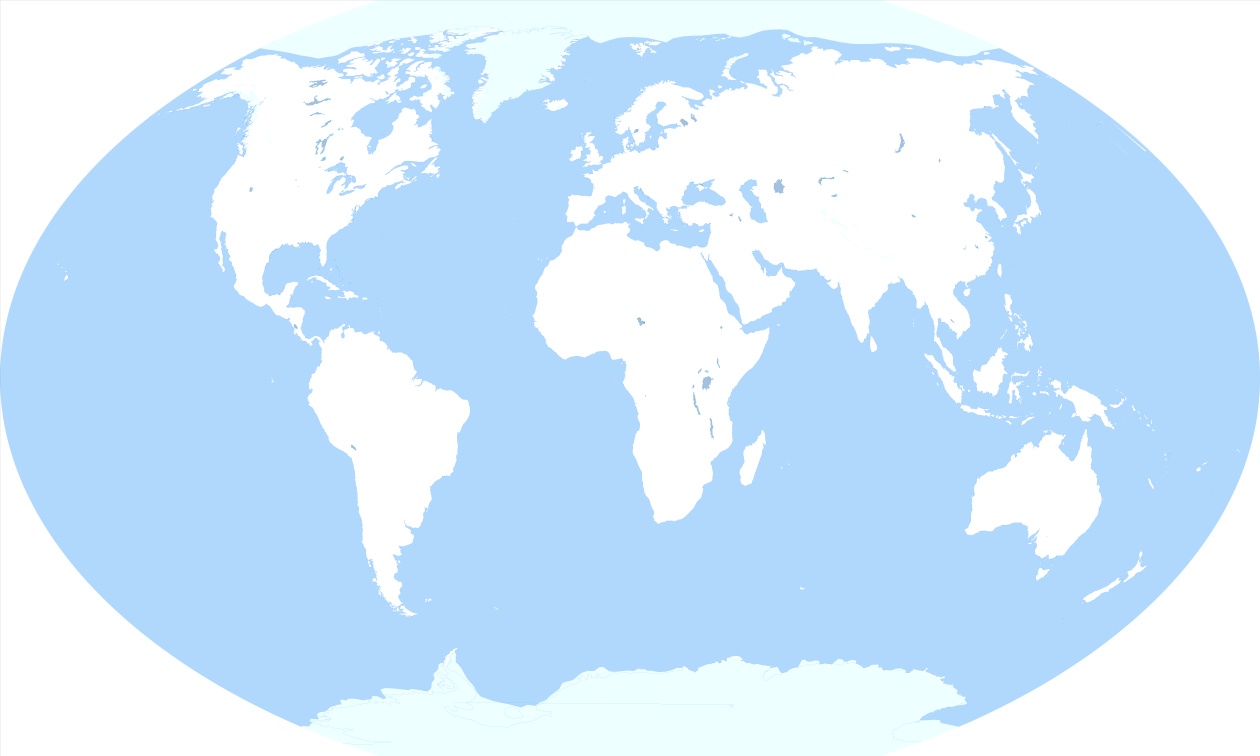
#> input picture projection-1_10.png, 2520 x 1512 px (shown at 1/2 size)
$ python PowersOfTwo.py ../projection-1_10.png   (Python 2 division)   (older library calls are emulated)
#> lines starting #> are read from the running program, lines starting #| are printed output that depends on the picture
# $Id: PowersOfTwo.py,v 1.3 2005/06/27 15:29:09 migurski Exp $

import math
from PIL import Image

chatty_default = False
efficient_default = True


def prepare(filename, chatty=chatty_default):
    """
    Prepare a large image for tiling.

    Load an image from a file. Resize the image so that it is square,
    with dimensions that are an even power of two in length (e.g. 512,
    1024, 2048, ...). Then, return it.
    """
#> called with filename = '../projection-1_10.png', chatty = True

    src = Image.open(filename)
#> src is the input picture: PIL image 2520x1512 RGBA; mean R, G, B, A 117, 140.8, 161, 160.8

    if chatty:
        print "original size: %s" % str(src.size)
#| original size: (2520, 1512)

    full_size = (1, 1)

    while full_size[0] < src.size[0] or full_size[1] < src.size[1]:
        full_size = (full_size[0] * 2, full_size[1] * 2)

    img = Image.new('RGBA', full_size)
#> img: PIL image 4096x4096 RGBA; every value is 0

    src.thumbnail(full_size, Image.ANTIALIAS)
    img.paste(src, (int((full_size[0] - src.size[0]) / 2), int((full_size[1] - src.size[1]) / 2)))
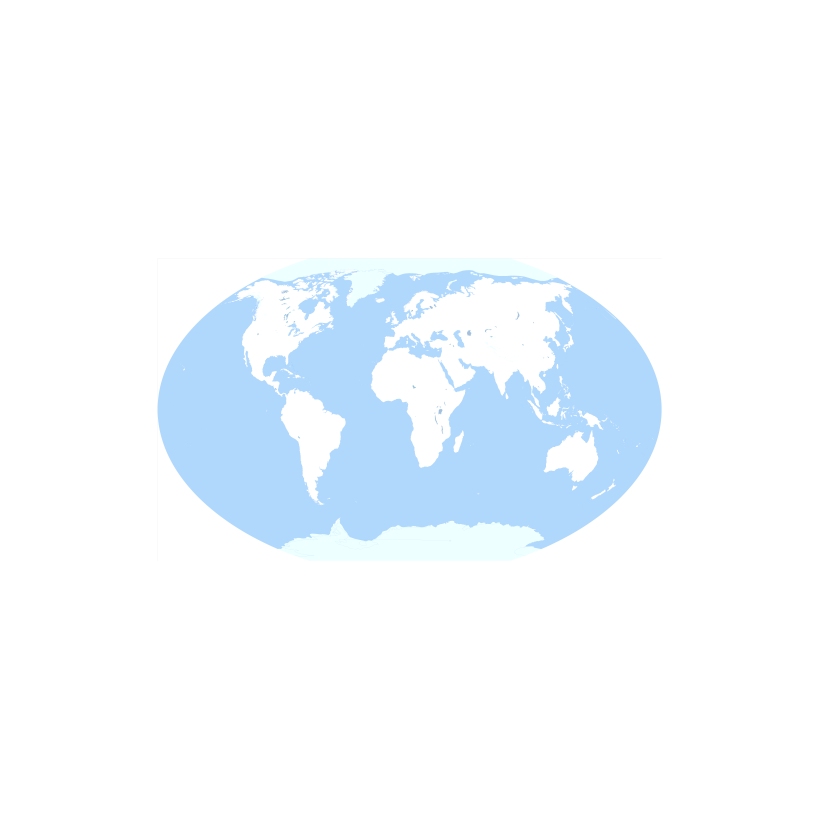
#> img: PIL image 4096x4096 RGBA (shown at 1/5 size); mean R, G, B, A 26.6, 32, 36.6, 36.5; transparent parts drawn white

    if chatty:
        print "full size: %s" % str(full_size)
#| full size: (4096, 4096)

    return img


def tile(im, level, quadrant=(0, 0), size=(256, 256), efficient=efficient_default, chatty=chatty_default):
    """
    Extract a single tile from a larger image.

    Given an image, a zoom level (int), a quadrant (column, row tuple;
    ints), and an output size, crop and size a portion of the larger
    image. If the given zoom level would result in scaling the image up,
    throw an error - no need to create information where none exists.
    """
#> called with level = 0, quadrant = (0, 0), size = (256, 256), efficient = True, chatty = True

    scale = int(math.pow(2, level))

    if efficient:
        # efficient: crop out the area of interest first, then scale and copy it

        inverse_size    = (float(im.size[0]) / float(size[0] * scale),     float(im.size[1]) / float(size[1] * scale))
#> inverse_size = (16, 16)
        top_left        = (int(quadrant[0] *  size[0] * inverse_size[0]),  int(quadrant[1] *  size[1] * inverse_size[1]))
#> top_left = (0, 0)
        bottom_right    = (int(top_left[0] + (size[0] * inverse_size[0])), int(top_left[1] + (size[1] * inverse_size[1])))
#> bottom_right = (4096, 4096)

        if inverse_size[0] < 1.0 or inverse_size[1] < 1.0:
            raise Exception('Requested zoom level (%d) is too high' % level)

        if chatty:
            print "crop(%s).resize(%s)" % (str(top_left + bottom_right), str(size))
#| crop((0, 0, 4096, 4096)).resize((256, 256))

        zoomed = im.crop(top_left + bottom_right).resize(size, Image.ANTIALIAS).copy()
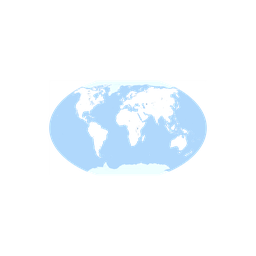
#> zoomed: PIL image 256x256 RGBA; mean R, G, B, A 32.1, 38.5, 43.9, 36.5; transparent parts drawn white
        return zoomed

    else:
        # inefficient: copy the whole image, scale it and then crop out the area of interest

        new_size        = (size[0] * scale,         size[1] * scale)
        top_left        = (quadrant[0] * size[0],   quadrant[1] * size[1])
        bottom_right    = (top_left[0] + size[0],   top_left[1] + size[1])

        if new_size[0] > im.size[0] or new_size[1] > im.size[1]:
            raise Exception('Requested zoom level (%d) is too high' % level)

        if chatty:
            print "resize(%s).crop(%s)" % (str(new_size), str(top_left + bottom_right))

        zoomed = im.copy().resize(new_size, Image.ANTIALIAS).crop(top_left + bottom_right).copy()
        return zoomed


def subdivide(img, level=0, quadrant=(0, 0), size=(256, 256), filename='tile-%d-%d-%d.jpg'):
    """
    Recursively subdivide a large image into small tiles.

    Given an image, a zoom level (int), a quadrant (column, row tuple;
    ints), and an output size, cut the image into even quarters and
    recursively subdivide each, then generate a combined tile from the
    resulting subdivisions. If further subdivision would result in
    scaling the image up, use tile() to turn the image itself into a
    tile.
    """

    if img.size[0] <= size[0] * math.pow(2, level):

        # looks like we've reached the bottom - the image can't be
        # subdivided further. # extract a tile from the passed image.
        out_img = tile(img, level, quadrant=quadrant, size=size)
        out_img.save(filename % (level, quadrant[0], quadrant[1]))

        print '.', '  ' * level, filename % (level, quadrant[0], quadrant[1])
        return out_img

    # haven't reach the bottom.
    # subdivide deeper, construct the current image out of deeper images.
    out_img = Image.new('RGBA', (size[0] * 2, size[1] * 2))
    out_img.paste(subdivide(img, level=(level + 1), quadrant=((quadrant[0] * 2) + 0, (quadrant[1] * 2) + 0), filename=filename), (0,       0      ))
    out_img.paste(subdivide(img, level=(level + 1), quadrant=((quadrant[0] * 2) + 0, (quadrant[1] * 2) + 1), filename=filename), (0,       size[1]))
    out_img.paste(subdivide(img, level=(level + 1), quadrant=((quadrant[0] * 2) + 1, (quadrant[1] * 2) + 0), filename=filename), (size[0], 0      ))
    out_img.paste(subdivide(img, level=(level + 1), quadrant=((quadrant[0] * 2) + 1, (quadrant[1] * 2) + 1), filename=filename), (size[0], size[1]))

    out_img = out_img.resize(size, Image.ANTIALIAS)

    out_img.save(filename % (level, quadrant[0], quadrant[1]))

    print '-', '  ' * level, filename % (level, quadrant[0], quadrant[1])
    return out_img


if __name__ == '__main__':
    import sys

    img = prepare(sys.argv[-1], chatty=True)

    tile(img, 0, chatty=True).show()

    #tile(img, 1, quadrant=(0, 0), chatty=True).show()
    #tile(img, 1, quadrant=(1, 0), chatty=True).show()
    #tile(img, 1, quadrant=(0, 1), chatty=True).show()
    tile(img, 1, quadrant=(1, 1), chatty=True).show()
#> call 2 of tile, with level = 1, quadrant = (1, 1), size = (256, 256), efficient = True, chatty = True
#| crop((2048, 2048, 4096, 4096)).resize((256, 256))
#> in tile (call 2), `zoomed = im.crop(top_left + bottom_right).resize(size, Image.ANTIALIAS..`:
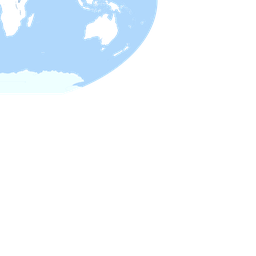
#> zoomed: PIL image 256x256 RGBA; mean R, G, B, A 32.9, 39.3, 44.6, 41.6; transparent parts drawn white

    #tile(img, 2, quadrant=(1, 1), chatty=True).show()
    #tile(img, 2, quadrant=(2, 1), chatty=True).show()
    #tile(img, 2, quadrant=(1, 2), chatty=True).show()
    tile(img, 2, quadrant=(2, 2), chatty=True).show()
#> call 3 of tile, with level = 2, quadrant = (2, 2), size = (256, 256), efficient = True, chatty = True
#| crop((2048, 2048, 3072, 3072)).resize((256, 256))
#> in tile (call 3), `zoomed = im.crop(top_left + bottom_right).resize(size, Image.ANTIALIAS..`:
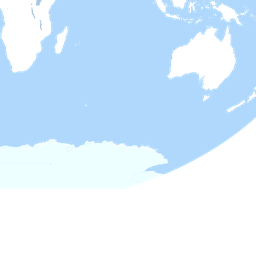
#> zoomed: PIL image 256x256 RGBA; mean R, G, B, A 113.9, 136, 154.3, 148.5; transparent parts drawn white

    #tile(img, 3, quadrant=(3, 3), chatty=True).show()
    #tile(img, 3, quadrant=(4, 3), chatty=True).show()
    #tile(img, 3, quadrant=(3, 4), chatty=True).show()
    tile(img, 3, quadrant=(4, 4), chatty=True).show()
#> call 4 of tile, with level = 3, quadrant = (4, 4), size = (256, 256), efficient = True, chatty = True
#| crop((2048, 2048, 2560, 2560)).resize((256, 256))
#> in tile (call 4), `zoomed = im.crop(top_left + bottom_right).resize(size, Image.ANTIALIAS..`:
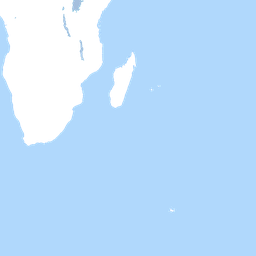
#> zoomed: PIL image 256x256 RGBA; mean R, G, B, A 146.5, 180.2, 210.6, 209; transparent parts drawn white

    #tile(img, 4, quadrant=(7, 7), chatty=True).show()
    #tile(img, 4, quadrant=(8, 7), chatty=True).show()
    #tile(img, 4, quadrant=(7, 8), chatty=True).show()
    tile(img, 4, quadrant=(8, 8), chatty=True).show()
#| crop((2048, 2048, 2304, 2304)).resize((256, 256))
#> in tile (call 5), `zoomed = im.crop(top_left + bottom_right).resize(size, Image.ANTIALIAS..`:
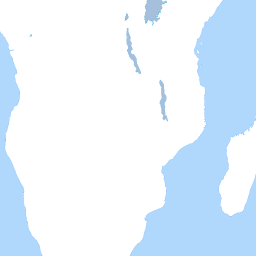
#> zoomed: PIL image 256x256 RGBA; mean R, G, B, A 57.6, 71, 83.2, 81.8; transparent parts drawn white

    #tile(img, 4, quadrant=(15, 15), chatty=True).show()
    #tile(img, 4, quadrant=(16, 15), chatty=True).show()
    #tile(img, 4, quadrant=(15, 16), chatty=True).show()
    tile(img, 5, quadrant=(16, 16), chatty=True).show()
#> (the run stopped early here; a loop or call above may not have finished)

$ run again, on rome-bg-800x600.png
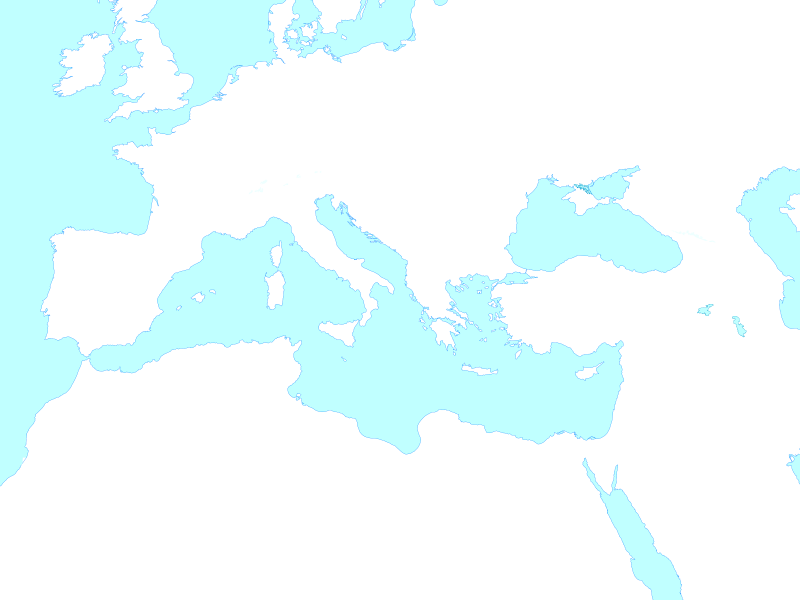
#> input picture rome-bg-800x600.png, 800 x 600 px
#> in prepare, src is the input picture: PIL image 800x600 RGBA; mean R, G, B, A 53.7, 71.8, 72.9, 70.6
#| original size: (800, 600)
#> in prepare, `img.paste(src, (int((full_size[0] - src.size[0]) / 2), int((full_size[..`:
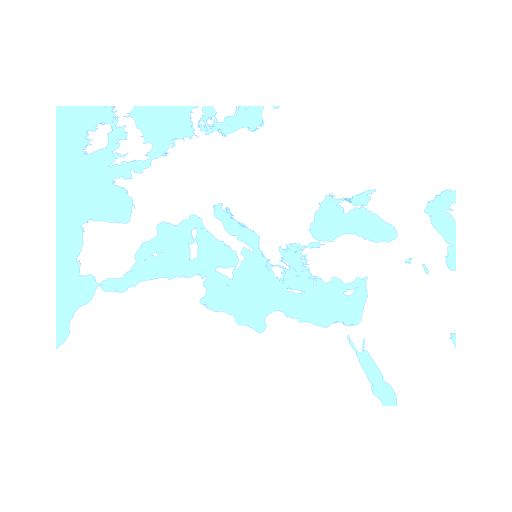
#> img: PIL image 1024x1024 RGBA (shown at 1/2 size); mean R, G, B, A 24.6, 32.9, 33.4, 32.3; transparent parts drawn white
#| full size: (1024, 1024)
#| crop((0, 0, 1024, 1024)).resize((256, 256))
#| crop((512, 512, 1024, 1024)).resize((256, 256))
#| crop((512, 512, 768, 768)).resize((256, 256))
#> in tile (call 3), `zoomed = im.crop(top_left + bottom_right).resize(size, Image.ANTIALIAS..`:
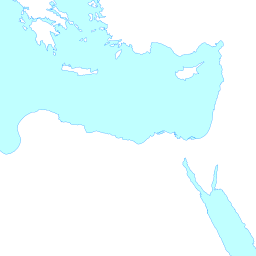
#> zoomed: PIL image 256x256 RGBA; mean R, G, B, A 71.1, 95.2, 96.8, 93.5; transparent parts drawn white

$ run again, on rome-bg.png
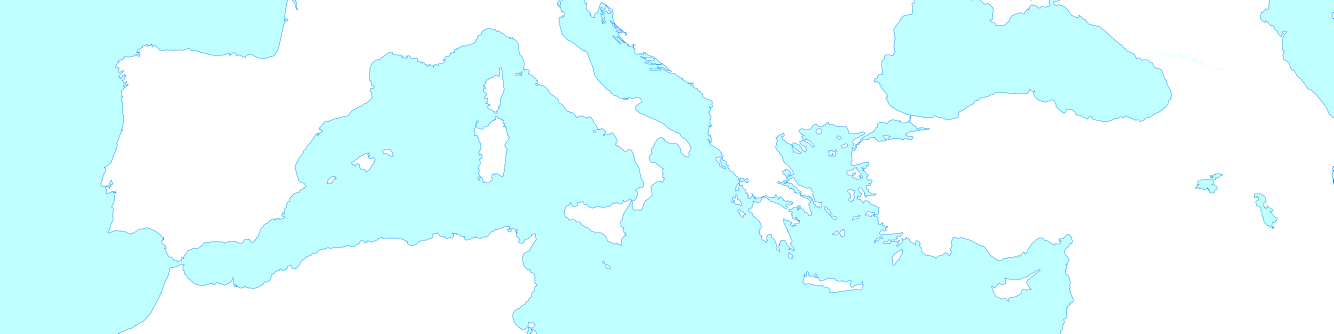
#> input picture rome-bg.png, 4000 x 1000 px (shown at 1/3 size)
#> in prepare, src is the input picture: PIL image 4000x1000 RGBA; mean R, G, B, A 223.6, 254, 255, 122.4
#| original size: (4000, 1000)
#> in prepare, `img.paste(src, (int((full_size[0] - src.size[0]) / 2), int((full_size[..`:
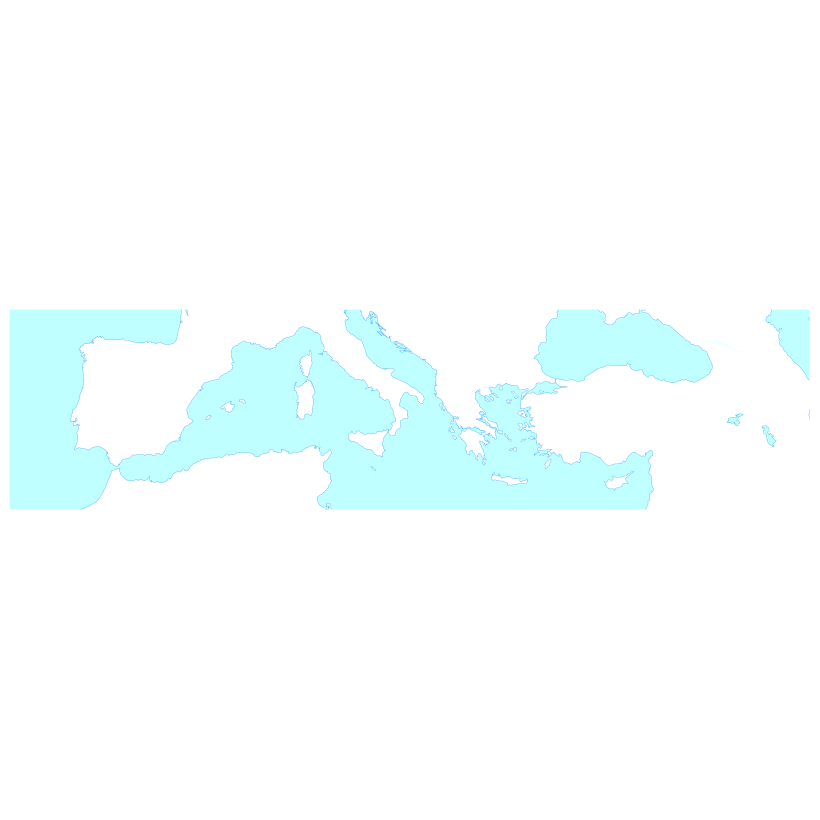
#> img: PIL image 4096x4096 RGBA (shown at 1/5 size); mean R, G, B, A 53.3, 60.6, 60.8, 29.2; transparent parts drawn white
#| full size: (4096, 4096)
#| crop((0, 0, 4096, 4096)).resize((256, 256))
#| crop((2048, 2048, 4096, 4096)).resize((256, 256))
#| crop((2048, 2048, 3072, 3072)).resize((256, 256))
#| crop((2048, 2048, 2560, 2560)).resize((256, 256))
#| crop((2048, 2048, 2304, 2304)).resize((256, 256))
#> in tile (call 5), `zoomed = im.crop(top_left + bottom_right).resize(size, Image.ANTIALIAS..`:
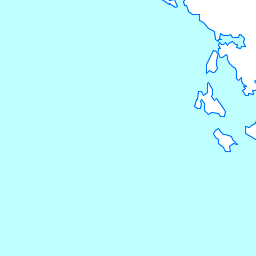
#> zoomed: PIL image 256x256 RGBA; mean R, G, B, A 193.8, 253.6, 255, 240.6; transparent parts drawn white
